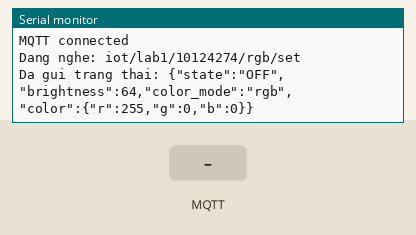
Recording of a sketch running on a simulated ESP32-S3. On the bench: the last lines printed to the serial monitor. Inputs (shaded band) come from the test bench. WiFi joins after 1.5 s; servers stay silent unless stated; no MQTT or app messages arrive unless stated.

Above: at 3.7 s.
3.8 s: MQTT message "ON" arrives on the first subscribed topic
At 5.0 s:
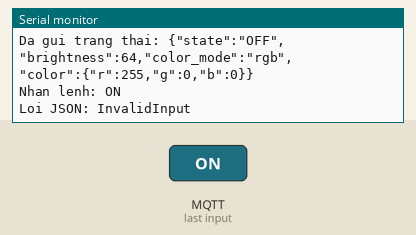
5.3 s: MQTT message "OFF" arrives on the first subscribed topic
At 6.2 s:
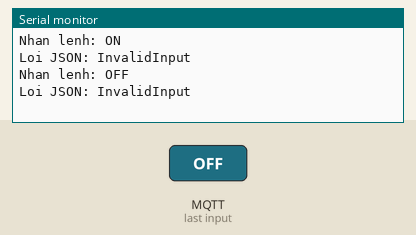
6.8 s: MQTT message "1" arrives on the first subscribed topic
At 7.5 s:
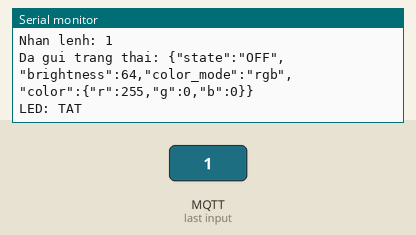
8.3 s: MQTT message "on" arrives on the first subscribed topic
At 9.5 s:
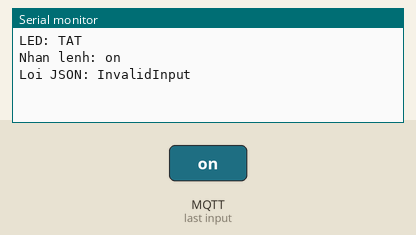
9.8 s: MQTT message "off" arrives on the first subscribed topic
At 10.8 s:
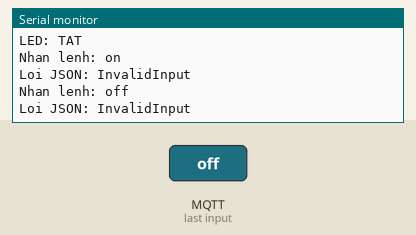

The sketch:

mqttled.ino
```cpp
#include <WiFi.h>
#include <PubSubClient.h>
#include <ArduinoJson.h>

// ===== WIFI =====
const char* ssid = "Bui Tien Tuan";
const char* password = "24082010";

// ===== MQTT =====
const char* mqtt_server = "192.168.1.13";
const int mqtt_port = 1883;
const char* mqtt_user = "toan";
const char* mqtt_pass = "toan";

const char* command_topic = "iot/lab1/10124274/rgb/set";
const char* state_topic = "iot/lab1/10124274/rgb/state";
const char* status_topic = "iot/lab1/10124274/rgb/status";

// ===== LED RGB TREN BOARD =====
#ifdef RGB_BUILTIN
const int RGB_PIN = RGB_BUILTIN;
#else
const int RGB_PIN = 48;
#endif

WiFiClient espClient;
PubSubClient client(espClient);

String clientId;

bool ledOn = false;
int red = 255;
int green = 0;
int blue = 0;
int brightness = 64;

unsigned long lastReconnect = 0;

// Cap nhat LED theo mau va do sang
void updateLed() {
  if (!ledOn) {
    rgbLedWrite(RGB_PIN, 0, 0, 0);
    return;
  }

  rgbLedWrite(
    RGB_PIN,
    red * brightness / 255,
    green * brightness / 255,
    blue * brightness / 255
  );
}

// Gui trang thai ve Home Assistant
void publishState() {
  StaticJsonDocument<256> doc;

  doc["state"] = ledOn ? "ON" : "OFF";
  doc["brightness"] = brightness;
  doc["color_mode"] = "rgb";

  JsonObject color = doc.createNestedObject("color");
  color["r"] = red;
  color["g"] = green;
  color["b"] = blue;

  char payload[256];
  serializeJson(doc, payload, sizeof(payload));

  if (client.publish(state_topic, payload, true)) {
    Serial.print("Da gui trang thai: ");
    Serial.println(payload);
  } else {
    Serial.println("Gui trang thai that bai");
  }
}

// Xu ly lenh tu Home Assistant
void callback(char* topic, byte* payload, unsigned int length) {
  if (strcmp(topic, command_topic) != 0) {
    return;
  }

  Serial.print("Nhan lenh: ");
  Serial.write(payload, length);
  Serial.println();

  StaticJsonDocument<256> doc;
  DeserializationError error =
    deserializeJson(doc, payload, length);

  if (error) {
    Serial.print("Loi JSON: ");
    Serial.println(error.c_str());
    return;
  }

  if (doc.containsKey("state")) {
    const char* state = doc["state"] | "";

    if (strcmp(state, "ON") == 0) {
      ledOn = true;
    } else if (strcmp(state, "OFF") == 0) {
      ledOn = false;
    }
  }

  if (doc.containsKey("brightness")) {
    brightness = constrain(
      doc["brightness"].as<int>(), 0, 255
    );
  }

  if (doc.containsKey("color")) {
    JsonObject color = doc["color"];

    if (color.containsKey("r")) {
      red = constrain(color["r"].as<int>(), 0, 255);
    }

    if (color.containsKey("g")) {
      green = constrain(color["g"].as<int>(), 0, 255);
    }

    if (color.containsKey("b")) {
      blue = constrain(color["b"].as<int>(), 0, 255);
    }
  }

  updateLed();
  publishState();

  Serial.print("LED: ");
  Serial.println(ledOn ? "BAT" : "TAT");
}

void connectMqtt() {
  Serial.print("Dang ket noi MQTT: ");
  Serial.println(mqtt_server);

  // Broker gui "offline" neu ESP mat ket noi
bool connected = client.connect(
    clientId.c_str(),
    mqtt_user,
    mqtt_pass,
    status_topic,
    1,
    true,
    "offline"
  );

  if (connected) {
    Serial.println("MQTT connected");

    if (client.subscribe(command_topic, 1)) {
      Serial.print("Dang nghe: ");
      Serial.println(command_topic);
    } else {
      Serial.println("Dang ky topic that bai");
    }

    publishState();
    client.publish(status_topic, "online", true);
  } else {
    Serial.print("MQTT failed, rc=");
    Serial.println(client.state());
  }
}

void setup() {
  Serial.begin(115200);
  delay(1000);

  // Tat LED khi khoi dong
  updateLed();

  WiFi.mode(WIFI_STA);
  WiFi.setAutoReconnect(true);
  WiFi.begin(ssid, password);

  Serial.print("Dang ket noi Wi-Fi");

  while (WiFi.status() != WL_CONNECTED) {
    delay(500);
    Serial.print(".");
  }

  Serial.println("\nWi-Fi da ket noi");
  Serial.print("IP ESP32: ");
  Serial.println(WiFi.localIP());

  clientId = "ESP32S3-RGB-10124274-" + WiFi.macAddress();
  clientId.replace(":", "");

  client.setServer(mqtt_server, mqtt_port);
  client.setCallback(callback);
  client.setBufferSize(512);

  lastReconnect = millis();
  connectMqtt();
}

void loop() {
  if (WiFi.status() != WL_CONNECTED) {
    delay(10);
    return;
  }

  if (!client.connected()) {
    unsigned long now = millis();

    if (now - lastReconnect >= 5000) {
      lastReconnect = now;
      connectMqtt();
    }
  } else {
    client.loop();
  }

  delay(2);
}
```

Measured:
- after the input at 3.8 s, the serial monitor: prints a new line at once (image 1)
- after the input at 5.3 s, the serial monitor: prints a new line at once (image 2)
- after the input at 6.8 s, the serial monitor: prints a new line at once (image 3)
- after the input at 8.3 s, the serial monitor: prints a new line at once (image 4)
- after the input at 9.8 s, the serial monitor: prints a new line at once (image 5)
